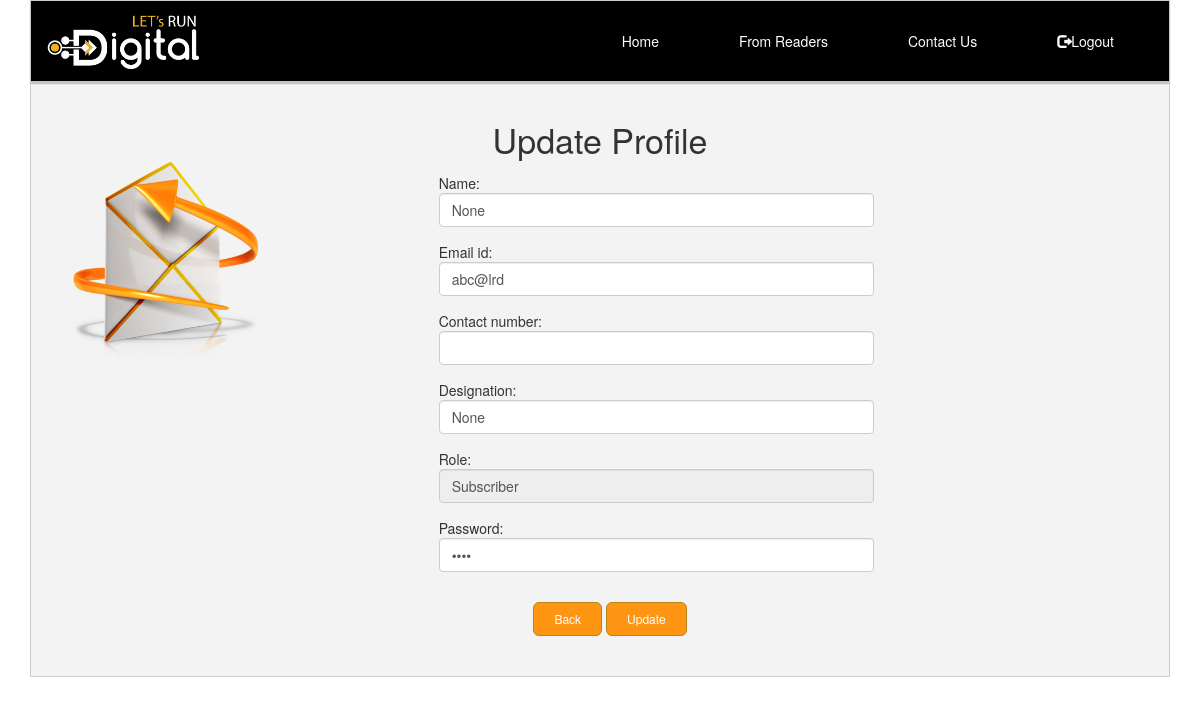
Screenshot of /curatoroptionsupdateprofile (signed in) with the database file from the repository.
### tables this page shows
CREATE TABLE users(user_id INTEGER PRIMARY KEY AUTOINCREMENT,user_name TEXT,email TEXT UNIQUE,phoneno INTEGER,company_designation TEXT,list_role TEXT,password TEXT);

### app.py (the view)
@app.route('/curatoroptionsupdateprofile',methods=['get','post'])
@deco.login_required
def detail():
    g.db=connect_database()
    mail=session['useremail']
    c=g.db.execute('Select * from users where email=?',(mail,))
    details = [dict(user_id=row[0], user_name=row[1], email=row[2], phoneno=row[3], company_designation=row[4],
                    list_role=row[5],
                    password=row[6]) for row in c.fetchall()]
    g.db.close()
    return render_template('updateprofile.html', details=details)

### app.py (called while the page is built)
def connect_database():
    return sqlite3.connect(app.config['DATABASE'])

### deco.py (called while the page is built)
def login_required(test):
    @wraps(test)
    def wrap(*args,**kwargs):
        if session['logged_in'] == True :
            print('i m not clearing session')
            return test(*args,**kwargs)
        else:
            flash('login required !!')
            return render_template('Subscribe.html')
    return wrap

### templates/updateprofile.html (shortened to what this page needs)
{% extends 'masteroutlay_logout_image.html' %}
    {% block heading %}Update Profile{% endblock %}
            {%block updateprofile_curator %}
            <form action="{{url_for('curatorupdateprofile_submitclick')}}" method="post">
                    {%for item in details%}
                        <div class="form-group">
                            <div class="col-sm-5 pull-left">
                            Name:
                            <input type="text" id="name" name="name" value="{{item.user_name}}" class="form-control">
                            Email id:
                            <input type ="email" id="email" name="email"   value="{{item.email}}" class="form-control">
                            Contact number:
                            <input type="number" id="contactnumber" name="contactnumber" value="{{item.phoneno}}" class="form-control">
                            Designation:
                            <input type="text" id="designation" name="designation" value="{{item.company_designation}}" class="form-control">
                            Role:
                            <input type="text" id="listrolecur" name="listrole" value="{{item.list_role}}" class="form-control" readonly>
                            Password:
                            <input type="password" id="password" name="password" value="{{item.password}}" class="form-control">
                            </div>
                        </div>
                    {%endfor%}
                    <div class="clearfix"></div>
                    <div class="btn-container">
                        <button type="button" onclick="history.go(-1)" class="btn btn-info btn-lg">Back</button>
                        <button type="submit" class="btn btn-info btn-lg">Update</button>
                    </div>
            </form>
            {% endblock %}

### static/index.css (style rules this page uses)
.btn-container { margin:15px 0 40px 0; padding: 0 0 0 0;text-align: center; }
.btn-container .btn { padding: 8px 20px; font-size: 12px; background: #ff9613; border: 1px solid #b78515; }
.mail-img form { padding: 0px; margin: 0px; }
.mail-img .form-group { margin: 0 0 15px 0; padding: 0px !important; }
.form-control { margin-bottom: 15px; }

### rows the page displays
users: name "None", email "abc@lrd", designation "None", listrole "Subscriber"
